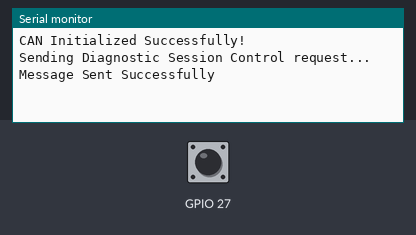
A program run on a simulated ESP32. Shown: the last lines printed to the serial monitor. Inputs (shaded band) come from the test bench; at power-on: GPIO 27 LOW.

Above: at 1.2 s.
1.3 s: GPIO 27 driven HIGH
At 2.5 s:
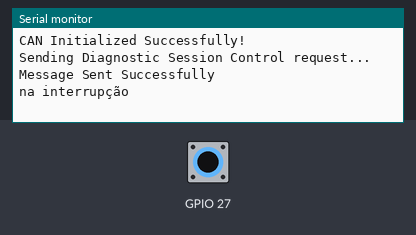
2.8 s: GPIO 27 pulsed LOW 2 times (0.12 s each, 0.3 s apart)
At 3.3 s:
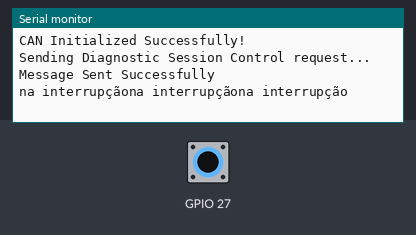

The program:

main.cpp
```cpp
#include <Arduino.h>
#include "can_communication.h"
#include "uds_services.h"

void setup() {
    Serial.begin(115200);

    // Initialize CAN communication
    initCAN();

    // Set initial UDS state
    currentState = DIAGNOSTIC_SESSION_CONTROL;
    handleUDSStateMachine();
}

void loop() {
    // If an interrupt has set the flag, process the message
    if (messageReceived) {
        messageReceived = false;  // Clear the interrupt flag

        // Check if a valid CAN message is available
        if (checkCANMessage()) {
            processCANMessage();  // Handle the received message

            // Continue with UDS state machine handling
            handleUDSStateMachine();
            delay(500);
        }
    }
}
```

Measured:
- after the input at 1.3 s, the serial monitor: prints a new line at once (image 1)
- after the input at 2.8 s, the serial monitor: prints a new line after 0.12 s (image 2)
